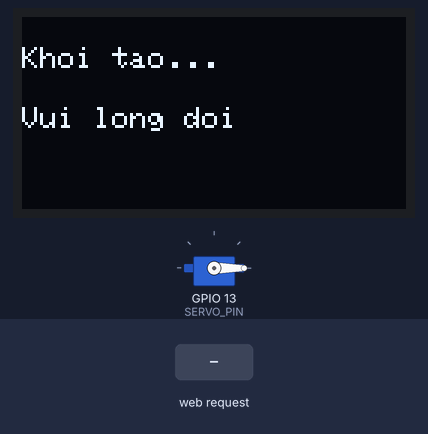
Recording of a sketch running on a simulated ESP32. Parts: 128×64 one-colour display, servo. The test bench sets the inputs (shaded band). WiFi joins after 1.5 s; servers stay silent unless stated; what the sketch prints to the serial monitor is not drawn.

Above: at 1.2 s.
At 4.3 s:
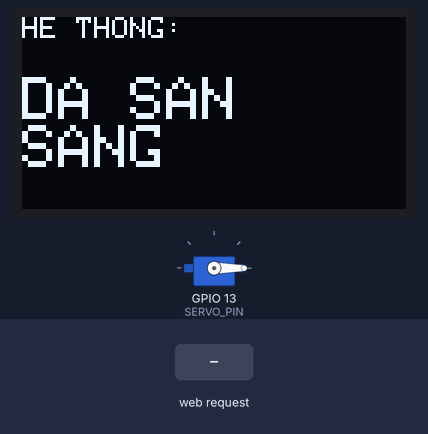
4.4 s: HTTP request GET /open received
At 4.8 s:
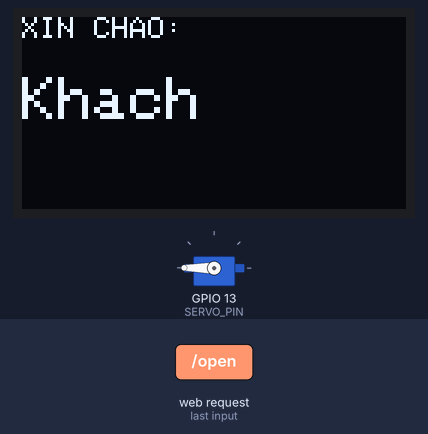
5.9 s: HTTP request GET /scan received
At 7.1 s:
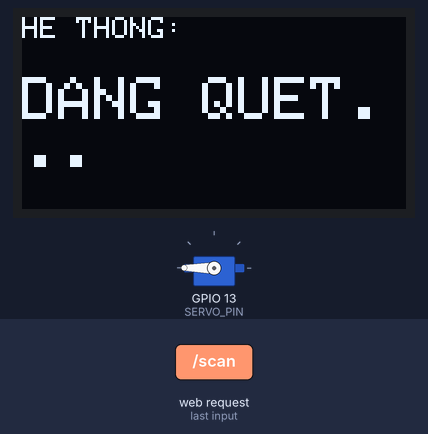
Timing chart, 0 to 13.9 s (numbered marks = the images above; inputs shaded):
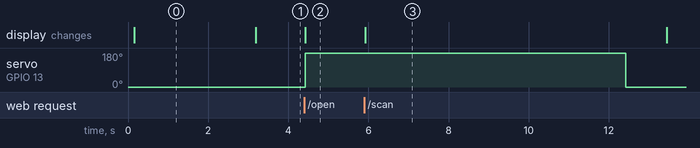

Measured:
- after the input at 4.4 s, servo on GPIO 13 (SERVO_PIN): 0° → 180° at once; the display: first differs from a run without the input at once (image 2)
- after the input at 5.9 s, the display: changes at once (image 3)
- what the display in image 0 shows lasts 3.0 s, from 0.2 s to 3.2 s

The sketch:

RTOS2.ino
```cpp
#include <WiFi.h>
#include <WebServer.h>
#include <Wire.h>
#include <Adafruit_GFX.h>
#include <Adafruit_SSD1306.h>
#include <ESP32Servo.h>

// RTOS LIBRARY
#include <freertos/FreeRTOS.h>
#include <freertos/task.h>
#include <freertos/queue.h>
#include <freertos/semphr.h>

// --- CẤU HÌNH ---
const char* ssid = "hung";
const char* password = "12345678";

#define PIR_PIN 14
#define SERVO_PIN 13

#define SCREEN_TIMEOUT 5000
#define SCREEN_WIDTH 128
#define SCREEN_HEIGHT 64
// Reset pin để -1 nếu dùng chung nguồn reset với ESP32
Adafruit_SSD1306 display(SCREEN_WIDTH, SCREEN_HEIGHT, &Wire, -1);

WebServer server(80);
Servo myservo;

// RTOS Objects
QueueHandle_t servoQueue;
SemaphoreHandle_t oledMutex;

struct OpenCommand {
  char name[20];
};

// ============================================================
// HÀM HỖ TRỢ HIỂN THỊ AN TOÀN (GỌI ĐƯỢC TỪ MỌI NƠI)
// ============================================================
void showMessage(const char* line1, const char* line2, int size1 = 1, int size2 = 2) {
  // Cố gắng lấy chìa khóa OLED trong 100ms, nếu k được thì bỏ qua (tránh treo)
  if (xSemaphoreTake(oledMutex, pdMS_TO_TICKS(100)) == pdTRUE) {
    display.clearDisplay();
    display.setTextColor(SSD1306_WHITE);

    display.setTextSize(size1);
    display.setCursor(0, 0);
    display.println(line1);

    display.setTextSize(size2);
    display.setCursor(0, 20);
    display.println(line2);

    display.display();
    xSemaphoreGive(oledMutex); // Trả chìa khóa
  }
}

// ============================================================
// CÁC HANDLER CỦA SERVER
// ============================================================
void handleCheckPIR() {
  int val = digitalRead(PIR_PIN);
  server.send(200, "text/plain", val == HIGH ? "1" : "0");
}

void handleOpen() {
  String nameStr = "Khach";
  if (server.hasArg("name")) nameStr = server.arg("name");

  OpenCommand cmd;
  nameStr.toCharArray(cmd.name, 20);

  // Gửi lệnh vào hàng đợi
  xQueueSend(servoQueue, &cmd, 0);
  server.send(200, "text/plain", "CMD_SENT");
}

void handleScan() {
  showMessage("HE THONG:", "DANG QUET...");
  server.send(200, "text/plain", "OK");
}

void handleFail() {
  // Đóng gói lệnh báo lỗi gửi cho Task xử lý
  OpenCommand cmd;
  // Đặt một cái tên đặc biệt để nhận biết là lỗi
  strcpy(cmd.name, "!FAIL");

  // Gửi vào hàng đợi
  xQueueSend(servoQueue, &cmd, 0);

  // Phản hồi cho Python biết
  server.send(200, "text/plain", "FAIL_SENT");
}

// ============================================================
// TASK SERVO (CHẠY CORE 1)
// ============================================================
void TaskServoControl(void *parameter) {
  OpenCommand rcvCmd;
  for (;;) {
    // Chờ lệnh từ hàng đợi (Ngủ đông cho đến khi có lệnh)
    if (xQueueReceive(servoQueue, &rcvCmd, portMAX_DELAY) == pdTRUE) {

      // --- KIỂM TRA: ĐÂY LÀ LỆNH LỖI HAY LỆNH MỞ CỬA? ---

      if (strcmp(rcvCmd.name, "!FAIL") == 0) {
        // === TRƯỜNG HỢP 1: BÁO LỖI ===
        if (xSemaphoreTake(oledMutex, portMAX_DELAY)) {
           display.clearDisplay();
           display.setTextSize(2);
           display.setCursor(0, 0);
           display.println("CANH BAO:"); // Dòng 1
           display.println("KHONG NHAN DIEN DUOC"); // Dòng 2
           display.display();
           xSemaphoreGive(oledMutex);
        }

        // Giữ màn hình cảnh báo trong 5 giây (5000ms)
        vTaskDelay(5000 / portTICK_PERIOD_MS);

      } else {
        // === TRƯỜNG HỢP 2: MỞ CỬA (NGƯỜI QUEN) ===

        // 1. Hiện tên
        if (xSemaphoreTake(oledMutex, portMAX_DELAY)) {
           display.clearDisplay();
           display.setTextSize(1);
           display.setCursor(0, 0);
           display.println("XIN CHAO:");
           display.setTextSize(2);
           display.setCursor(0, 20);
           display.println(rcvCmd.name); // Hiện tên người
           display.display();
           xSemaphoreGive(oledMutex);
        }

        // 2. Quay Servo mở chốt
        myservo.attach(SERVO_PIN);
        myservo.write(180);

        // Giữ cửa mở trong 8 giây (8000ms)
        vTaskDelay(8000 / portTICK_PERIOD_MS);

        // 3. Đóng Servo lại
        myservo.write(0);
        vTaskDelay(1000 / portTICK_PERIOD_MS);
        myservo.detach();
      }

      // === BƯỚC CUỐI CÙNG (CHUNG CHO CẢ 2): TẮT MÀN HÌNH ===
      // Sau khi xong việc (dù là lỗi hay mở cửa), ĐỀU PHẢI TẮT MÀN HÌNH
      if (xSemaphoreTake(oledMutex, portMAX_DELAY)) {
        display.clearDisplay(); // Xóa sạch bộ nhớ hiển thị
        display.display();      // Màn hình đen thui
        xSemaphoreGive(oledMutex);
      }
    }
  }
}

// ============================================================
// SETUP - PHẦN QUAN TRỌNG NHẤT
// ============================================================
void setup() {
  Serial.begin(115200);
  delay(100); // Đợi nguồn ổn định

  Serial.println("\n--- BAT DAU KHOI TAO ---");

  // 1. Tạo RTOS Objects
  servoQueue = xQueueCreate(5, sizeof(OpenCommand));
  oledMutex = xSemaphoreCreateMutex();

  // 2. KHOI TAO I2C THU CONG (QUAN TRỌNG)
  // SDA = 21, SCL = 22
  Wire.begin(21, 22);

  // 3. KHOI TAO OLED
  // Thử khởi tạo, nếu lỗi thì in ra Serial
  if(!display.begin(SSD1306_SWITCHCAPVCC, 0x3C)) {
    Serial.println(F("ERROR: Khong tim thay OLED! Kiem tra day noi."));
    // Nếu lỗi, thử lại lần nữa với địa chỉ 0x3D (một số màn hình dùng địa chỉ này)
    if(!display.begin(SSD1306_SWITCHCAPVCC, 0x3D)) {
       Serial.println(F("ERROR: Van khong duoc. Chet man hinh hoac sai day."));
    }
  } else {
    Serial.println(F("OLED Init OK!"));
  }

  // 4. TEST MAN HINH NGAY LAP TUC

  display.clearDisplay();
  display.setTextSize(1);
  display.setTextColor(WHITE);
  display.setCursor(0, 10);
  display.println("Khoi tao...");
  display.setCursor(0, 30);
  display.println("Vui long doi");
  display.display();
  delay(1000);

  // 5. Khoi tao Servo & PIR
  pinMode(PIR_PIN, INPUT);
  myservo.attach(SERVO_PIN);
  myservo.write(0);
  delay(500);
  myservo.detach();

  // 6. Ket noi Wifi
  Serial.print("Connecting to Wifi");
  WiFi.begin(ssid, password);
  while (WiFi.status() != WL_CONNECTED) {
    delay(500);
    Serial.print(".");
  }
  Serial.println("\nWifi Connected!");
  Serial.println(WiFi.localIP());

  // 7. Cấu hình Server
  server.on("/check_pir", handleCheckPIR);
  server.on("/scan", handleScan);
  server.on("/open", handleOpen);
  server.on("/fail", handleFail);
  server.begin();

  // 8. TẠO TASK (CHẠY CÙNG CORE 1 VỚI ARDUINO)
  xTaskCreatePinnedToCore(
    TaskServoControl,
    "ServoTask",
    8192,               // Tăng Stack lên 8KB
    NULL,
    1,
    NULL,
    1 // Chạy Core 1
  );

  Serial.println("HE THONG DA SANG SANG!");
  showMessage("HE THONG:", "DA SAN    SANG");
}

void loop() {
  server.handleClient();
  delay(2); // Nhường CPU chút xíu cho các task nền
}
```
